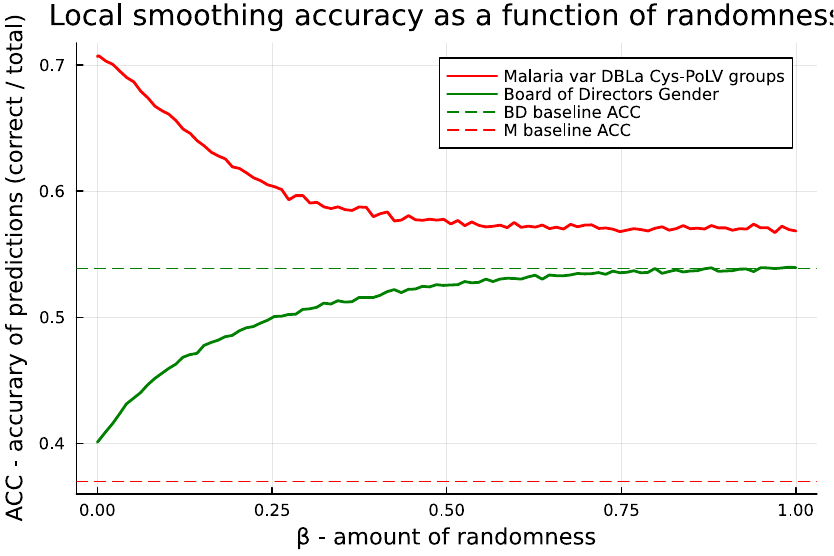

This figure's Julia source:
using Graphs
using Random
using Plots

dir_path = "./data/"

function get_edges(filename) :: Set{Tuple{Int, Int}}
  edge_set = Set()
  open(dir_path * filename) do f 
    for line in eachline(f)
      nodes = split(line)
      node1, node2 = parse(Int, nodes[1]), parse(Int, nodes[2])
      edge = tuple(min(node1, node2), max(node1, node2))
      push!(edge_set, edge)
    end
  end
  return edge_set
end


function add_meta_data_nbd(filename) :: Dict{Int, Int}
  # returns a dict which is vertex -> metavar (1 or 2)
  node_meta :: Dict{Int, Int} = Dict()
  open(dir_path * filename) do f 
    for line in eachline(f)
      all_stuff = split(line, ",")
      node_meta[parse(Int,all_stuff[1])] = parse(Int, all_stuff[4])
    end
  end
  return node_meta
end

function add_meta_data_m(filename) :: Dict{Int, Int}
  node_meta :: Dict{Int, Int} = Dict()
  open(dir_path * filename) do f 
    for (i, line) in enumerate(eachline(f))
      node_meta[i] = parse(Int, line)
    end 
  end
  return node_meta
end

# from edge set
function get_adj_list(edges :: Set{Tuple{Int, Int}}) :: Dict{Int, Set{Int}}
  adj_list = Dict{Int, Set{Int}}()
  for (n1, n2) in edges
    if (haskey(adj_list, n1))
      push!(adj_list[n1], n2)
    else
      adj_list[n1] = Set(n2)
    end

    if (haskey(adj_list, n2))
      push!(adj_list[n2], n1)
    else
      adj_list[n2] = Set(n1)
    end
  end
  return adj_list
end


# from adj dict
function get_vertices(adj_list :: Dict{Int, Set{Int}}) :: Vector{Int}
  keyss = keys(adj_list)
  vertices :: Vector{Int} = []
  for key in keyss
    push!(vertices, key)
  end
  return vertices
end

function double_edge_swap(edges :: Set{Tuple{Int, Int}}, adj_dict :: Dict{Int, Set{Int}}, desired :: Int) :: Tuple{Set{Tuple{Int, Int}}, Dict{Int, Set{Int}}}
  # perform [desired] double edge swaps of the given simple graph with edge set and adj_list
  
  adj_dict = deepcopy(adj_dict)
  edges = deepcopy(edges)


  edge_list = collect(edges)
  edges_len = length(edge_list)
  successfull = 0




  while successfull < desired

    # println(length(edge_list))
    
    # get random edges
    idx1, idx2 = rand(1:edges_len), rand(1:edges_len)
    while idx1 == idx2
      idx2 = rand(1:edges_len)
    end

    (u, v) = edge_list[idx1]
    (x, y) = edge_list[idx2]

    # coin flip for diangnol or vertical
    vertSwap = rand(Bool)

    # could make it so if vert swap fails, try diagnol, but I think that makes this not random

    if vertSwap 
      if (u != x && v != y) && !(u in adj_dict[x]) && !(v in adj_dict[y]) # prevent self loops and multigraph
        successfull += 1

        # delete old from edge_list
        # println(length(edge_list))
        # println("1")
        filter!(edge -> edge != (u,v), edge_list)
        filter!(edge -> edge != (x,y), edge_list)
        # println(length(edge_list))
        # println("2")


        # delete old from dict
        delete!(adj_dict[u], v)
        delete!(adj_dict[v], u)
        delete!(adj_dict[x], y)
        delete!(adj_dict[y], x)

        # add to edge list
        push!(edge_list, (u,x))
        push!(edge_list, (v,y))
        # println(length(edge_list))
        # println("3")


        # add to dict 
        push!(adj_dict[u], x)
        push!(adj_dict[x], u)
        push!(adj_dict[v], y)
        push!(adj_dict[y], v)
      end
    else 

      # check if diagnol works 
      if (u != y && v != x) && !(u in adj_dict[y]) && !(v in adj_dict[x]) # check
        successfull += 1

        # delete old from edge_list
        filter!(edge -> edge != (u,v), edge_list)
        filter!(edge -> edge != (x,y), edge_list)

        # delete old from dict
        delete!(adj_dict[u], v)
        delete!(adj_dict[v], u)
        delete!(adj_dict[x], y)
        delete!(adj_dict[y], x)

        # add to edge list
        push!(edge_list, (u,y))
        push!(edge_list, (v,x))

        # add to dict 
        push!(adj_dict[u], y)
        push!(adj_dict[y], u)
        push!(adj_dict[v], x)
        push!(adj_dict[x], v)

      end
    end
  end


  # remake edges set
  edges = Set(edge_list)

  return (edges, adj_dict)

end


function remove_some_metas(nodes_metas :: Dict{Int, Int}, fraction_obs :: Float64) :: Dict{Int, Int}

  # fraction obs is the fraction we want to have observered

  fraction_to_remove = 1 - fraction_obs
  num_to_remove :: Int = round(fraction_to_remove * length(nodes_metas))

  old_dict = deepcopy(nodes_metas)

  rand_keys = shuffle(collect(keys(old_dict)))

  keys_to_rm = rand_keys[1: num_to_remove]

  for k in keys_to_rm
    pop!(old_dict, k)
  end

  return old_dict
end


function predict_meta(node :: Int, edge_dict :: Dict{Int, Set{Int}}, nodes_metas_obs :: Dict{Int, Int}, all_attrs :: Vector{Int}) :: Int 


  edges = edge_dict[node]

  

  counts :: Vector{Int} = []
  for edge in edges
    if haskey(nodes_metas_obs, edge)
      val = nodes_metas_obs[edge]
      push!(counts, val)
    end
  end

  if length(counts) == 0
    # pull from distrubtion of all_attrs... which is the same as a random draw from the array
    return rand(all_attrs)
  end

  counts_dict = Dict()


  # TODO add to write up just chooses mode of distrubtion... so the random cnverange is just the ratio of the biggest
  # so the binary one is the same as the baseline becuase it is binary, but the other is not 

  # the way to get here, is to think about the what happens to the neighbors, it just turns into the graph, so the proablity turns into that of graph, so we ususally pick the highest mode
  for meta in counts
    if haskey(counts_dict, meta)
      counts_dict[meta] = counts_dict[meta] + 1
    else 
      counts_dict[meta] = 1
    end
  end

  maxes :: Vector{Int} = []
  max = -1
  

  for (meta_var, count) in counts_dict
    if count > max
      max = count
    end
  end

  for (meta_var, count) in counts_dict
    if max == count
      push!(maxes, meta_var)
    end
  end

  # now return a random meta variable from all the maxes
  return rand(maxes)

end


function local_smooth(nodes_metas_obs :: Dict{Int, Int}, nodes_metas_truth :: Dict{Int, Int}, edges_dict :: Dict{Int, Set{Int}}) :: Float64
  # get all the attrs for baseline
  all_attrs :: Vector{Int} = []
  for (_, val) in nodes_metas_obs
    push!(all_attrs, val)
  end

  correct_pred = 0
  number_pred = 0

  for (node, _) in nodes_metas_truth

    if !(haskey(nodes_metas_obs, node))
      predicted_meta_var = predict_meta(node, edges_dict, nodes_metas_obs, all_attrs)
      real_meta_var = nodes_metas_truth[node]
      if predicted_meta_var == real_meta_var
        correct_pred += 1
      end
      number_pred += 1
    end
  end
  return correct_pred / number_pred
end


function smooth_all(nodes_metas_truth :: Dict{Int, Int}, edges_dict :: Dict{Int, Set{Int}}) :: Dict{Float64, Float64}


  a_to_acc = Dict()

  # if we observed none, we will assume 0 percent accuracy
  # a_to_acc[0.0] = 0.0
  # we will assume 100 perfent accurary if we observe all of them, even tho there is
  # no inputs so this is really undef
  # a_to_acc[1.0] = 1.0 

  curr_a = .01

  num_iters = 100

  while curr_a < 1.0
    total_avg = 0
    for i in 1:num_iters
      nodes_metas_obs = remove_some_metas(nodes_metas_truth, curr_a)
      total_avg += local_smooth(nodes_metas_obs, nodes_metas_truth, edges_dict)
    end
    full_avg = total_avg / num_iters
    a_to_acc[curr_a] = full_avg

    curr_a += .01
  end

  return a_to_acc

end




function compute_baseline_acc(nodes_metas_truth :: Dict{Int, Int}) :: Float64

  attrs_to_total :: Dict{Int, Int} = Dict()

  n = length(nodes_metas_truth)

  for attr in values(nodes_metas_truth)
    attrs_to_total[attr] = 0
  end

  for (node, attr) in nodes_metas_truth
    attrs_to_total[attr] = attrs_to_total[attr] + 1
  end

  sum = 0.0
  for (attr, total) in attrs_to_total
    sum += (total / n)^2
  end


  return sum

end


function calculate_b(r :: Int, m :: Int) :: Float64
  return r / (2*m)
end


function oneb(nodes_meta_truth :: Dict{Int, Int}, edge_dict :: Dict{Int, Set{Int}}, edges :: Set{Tuple{Int, Int}}) :: Dict{Float64, Float64}
  # TODO increase randomness from 0 to 1

  # TODO remove 20% of nodes 

  # TODO run local smoothing huerstic on graph

  # TODO use 20% that were removed as a test for ACC??? why???

  num_swaps :: Int = 0  

  edges_len = length(edges)

  num_iters = 100

  num_bs = 100

  max_num_swaps = 2 * edges_len

  # just evenly spaced
  swap_intervals = round.(Int, range(10, max_num_swaps; length=num_bs))

  b_to_acc :: Dict{Float64, Float64} = Dict()


  total_acc = 0
  for i in 1:num_iters
    nodes_metas_obs = remove_some_metas(nodes_meta_truth, .8)
    acc = local_smooth(nodes_metas_obs, nodes_meta_truth, edge_dict)
    total_acc += acc
  end
  average_acc = total_acc / num_iters

  # uncomment for non log 10
  b_to_acc[calculate_b(0, edges_len)] = average_acc


  for num_swaps in swap_intervals

    println("curr num swaps out of 7710 if diff is 78")
    println("out of 5368 if diff is 54")
    println(num_swaps)

    total_acc = 0
    for i in 1:num_iters
      (rand_edges, rand_adj_list) = double_edge_swap(deepcopy(edges), deepcopy(edge_dict), num_swaps)
      nodes_metas_obs = remove_some_metas(nodes_meta_truth, .8)
      acc = local_smooth(nodes_metas_obs, nodes_meta_truth, rand_adj_list)
      total_acc += acc
    end

    average_acc = total_acc / num_iters

    b_to_acc[calculate_b(num_swaps, edges_len)] = average_acc

    num_swaps += round(max_num_swaps / num_bs)



  end

  return b_to_acc



end


######## 
# nbd is 0-indexed, m is 1-indexed
nbd_edges_f = "nbd-edges.txt"
nbd_meta_f = "nbd-nodes.txt"

m_edges_f = "m-edges.txt"
m_meta_f = "m-meta.txt"

# 0-indexed
nbd_edges :: Set{Tuple{Int, Int}} = get_edges(nbd_edges_f)
nbd_adj_list :: Dict{Int, Set{Int}} = get_adj_list(nbd_edges)
nbd_vertices :: Vector{Int} = get_vertices(nbd_adj_list)

nbd_nodes_metas :: Dict{Int, Int} = add_meta_data_nbd(nbd_meta_f)



m_edges :: Set{Tuple{Int, Int}} = get_edges(m_edges_f)
m_adj_list :: Dict{Int, Set{Int}} = get_adj_list(m_edges)
m_vertices :: Vector{Int} = get_vertices(m_adj_list)

m_nodes_metas :: Dict{Int, Int} = add_meta_data_m(m_meta_f)

# add vertices with no edges
for (node, meta) in m_nodes_metas
  if !(node in m_vertices)
    push!(m_vertices, node)
    m_adj_list[node] = Set()
  end
end



if length(m_nodes_metas) != length(m_vertices)
  println(length(m_vertices))
  println(length(m_nodes_metas))
  println("FFFFFF")
  
end
if length(nbd_nodes_metas) != length(nbd_vertices) 

  println("EEEE")
end


# println(compute_baseline_acc(nbd_nodes_metas))
# println(compute_baseline_acc(m_nodes_metas))


# β = r/2m   r is number of double swaps tha


#### HERE have all the meta data and vertices
nbd_b_to_acc = oneb(nbd_nodes_metas, nbd_adj_list, nbd_edges)

m_b_to_acc :: Dict{Float64, Float64} = oneb(m_nodes_metas, m_adj_list, m_edges)
# 0.36977580663985826 --- m 
# 0.5386345661562933 --- nbd



# TODO add to discussion
# assuming if we did not observe any attrs, we make no predictions 
# the baseline doesn't work, and we could just pick randomly one of the attrs
# but I'm going on the assumption that we wouldn't even know what the attrs are

# create plots
x1 = collect(keys(m_b_to_acc))
y1 = collect(values(m_b_to_acc))

x2 = collect(keys(nbd_b_to_acc))
y2 = collect(values(nbd_b_to_acc))

x1_sorted, y1_sorted = first.(sort(collect(m_b_to_acc), by=first)), last.(sort(collect(m_b_to_acc), by=first))
x2_sorted, y2_sorted = first.(sort(collect(nbd_b_to_acc), by=first)), last.(sort(collect(nbd_b_to_acc), by=first))

plot(x1_sorted, y1_sorted, label="Malaria var DBLa Cys-PoLV groups", lw=2, color = :red,
    xlabel="β - amount of randomness",
    ylabel="ACC - accurary of predictions (correct / total)",
    title = "Local smoothing accuracy as a function of randomness", 
    )
plot!(x2_sorted, y2_sorted, label="Board of Directors Gender", lw=2, color = :green)

hline!([0.5386345661562933], label = "BD baseline ACC", linestyle = :dash, color = :green)
hline!([0.36977580663985826], label = "M baseline ACC", linestyle = :dash, color = :red)




savefig(current(), "one-b.pdf")

####### 
